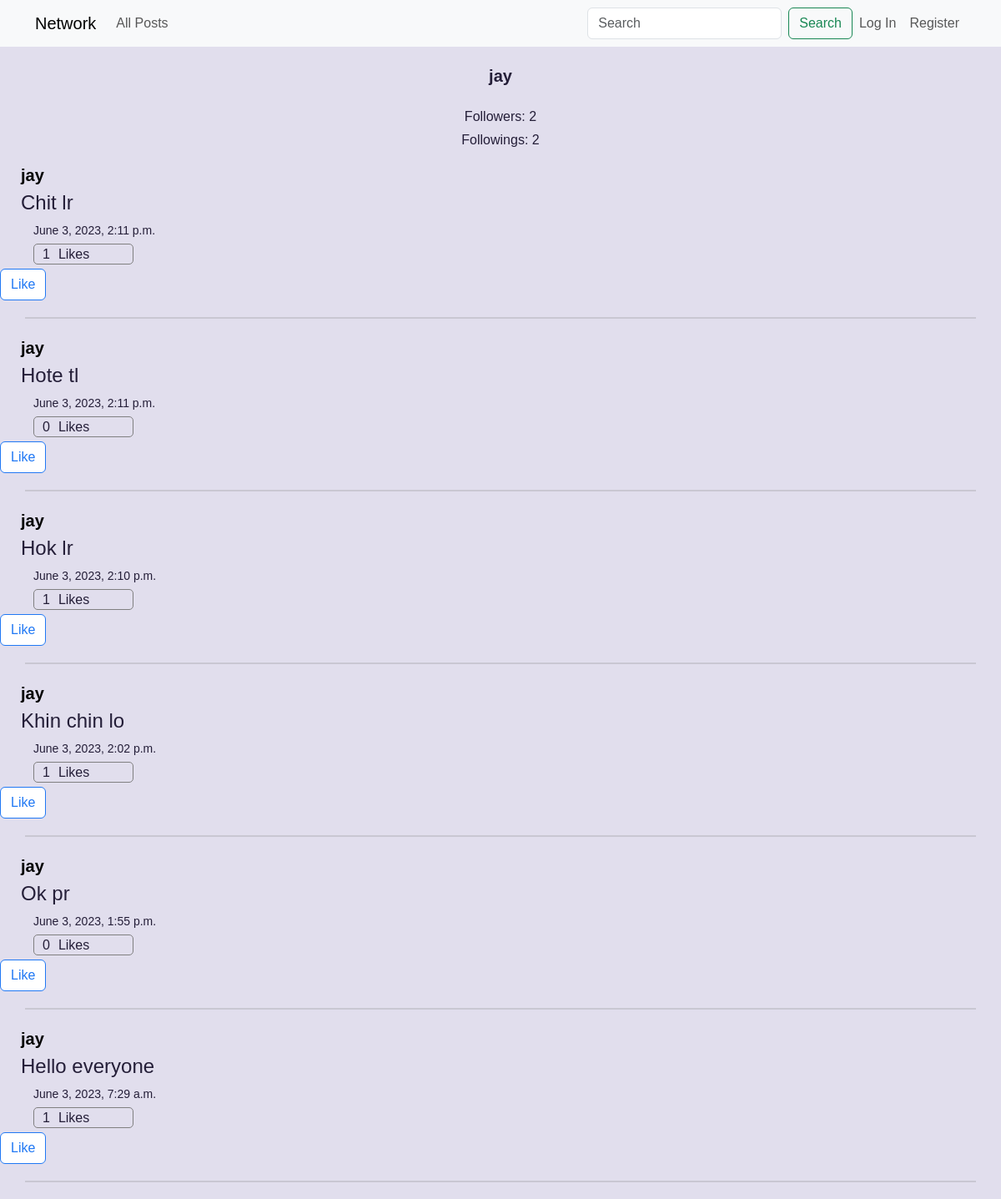
The app's page /profile/1 with its own data.
### network/models.py (models this page shows, shortened)
class User(AbstractUser):
    pass

class Post(models.Model):
    user = models.ForeignKey("User", on_delete=models.CASCADE, related_name="poster")
    likes = models.ManyToManyField("User", related_name="liked_posts", default=False)
    timestamp = models.DateTimeField(auto_now_add=True)
    content = models.TextField(blank=True, null=False)

### network/views.py (the view, shortened to what this page needs)
# urls.py: path("profile/<str:user_id>", views.profile, name="profile"),
def profile(request, user_id):
    user = User.objects.get(pk=user_id)
    allPosts = Post.objects.filter(user=user).order_by("-timestamp")
    followings = Profile.objects.filter(follower=user).count()
    followers = Profile.objects.filter(following=user).count()
    if not request.user.is_authenticated:
        paginator = Paginator(allPosts, 10)
        pageNum = request.GET.get("page")
        pages = paginator.get_page(pageNum)
        return render(
            request,
            "network/profile.html",
            {
                "user": request.user,
                "user_profile": user,
                "followers": followers,
                "followings": followings,
                "posts": pages,
            },
        )

### network/templates/network/profile.html (shortened to what this page needs)
{% extends "network/layout.html" %}
{% load static %}
{% block body %}
    <div style="display: flex; flex-direction: column; align-items: center;">
        <div style="font-size: 20px; font-weight: bold; margin: 20px auto;">{{user_profile.username}}</div>
        <p style="margin: 2px auto;"> Followers:  {{ followers }} </p>
        <p style="margin: 2px auto 15px;"> Followings:  {{ followings }} </p>
    </div>
    <div>
        {% for post in posts %}
            <a style="font-size: 20px; font-weight: bold; color: black; text-decoration: none;" href="{% url 'profile' post.user.id %}"><p style="margin: 0 0 0 25px;"> {{ post.user }} </p></a>
            <div style="display: flex; flex-direction: column">
                <div style="margin: 0px 0 5px 25px; font-size: 24px; font-weight: medium" class="card-text content" id="content{{ post.id }}">{{ post.content }}</div>
                <p style="font-size: 14px; margin: 0px 0 5px 40px"> {{ post.timestamp }} </p>
            </div>
            <div style="border-radius: 5px; display: flex; margin: 0 0 5px 40px; width: 10%; padding-left: 10px; height: 25px; border: 1px solid gray;">
                <div style="margin-right: 10px;" id="likes{{ post.id }}">{{ post.likes.all.count }}</div>
                Likes
            </div>
            {% if user.is_authenticated %}
                <button data-postid="{{ post.id }}" class="btn post-btn like" style="margin-left: 40px; background: white; border: 1px solid rgb(32, 120, 244); display: inline-block;">
                    {% if user in post.likes.all %}
                        <script>
                            document.querySelectorAll('button[class]').forEach(btn => {
                                btn.style.background = 'rgb(32, 120, 244)';
                                btn.style.color = 'white';
                            });
                        </script>
                        Unlike
                    {% else %}
                        Like
                    {% endif %}
                </button>
            {% else %}
                <a class="btn like" style="background: white; border: 1px solid rgb(32, 120, 244); color:rgb(32, 120, 244); display: inline-block;" href="{% url 'login' %}">Like</a>
            {% endif %}
            <hr style="border: 1px solid gray; margin: 20px 30px;" >
        {% empty %}
            <p>No posts available</p>
        {% endfor %}
    </div>
{% endblock %}

### network/static/network/styles.css (style rules this page uses)
:root { --border-radius: 2rem; --card-border-radius: 1rem; --btn-padding: 0.6rem 2rem; --search-padding: 0.6rem 1rem; --card-padding: 1rem; --color-white: hsl(252, 30%, 100%); --color-gray: hsl(252, 15%, 65%); --color-light: hsl(252, 30%, 90%); --color-dark: hsl(252, 30%, 17%); --color-primary: hsl(252, 75%, 60%); --color-success: hsl(120, 95%, 60%); --color-danger: hsl(0, 95%, 65%); --color-black: hsl(252, 30%, 10%); --sticky-top-left: 5.4rem; --sticky-top-right: -18rem; }
*, *::before, *::after { margin: 0; padding: 0; box-sizing: border-box; text-decoration: none; list-style: none; border: 0; }
a { text-decoration: none; color: var(--color-black); }
body { font-family: "Poppins", sans-serif; color: var(--color-dark); background: var(--color-light); overflow-x: hidden; }

### records on screen
User: username "jay"
Post: user "jay", content "Chit lr", timestamp "June 3, 2023, 2:11 p.m.", likes.all.count "1"
Post: user "jay", content "Hote tl", timestamp "June 3, 2023, 2:11 p.m.", likes.all.count "0"
Post: user "jay", content "Hok lr", timestamp "June 3, 2023, 2:10 p.m.", likes.all.count "1"
Post: user "jay", content "Khin chin lo", timestamp "June 3, 2023, 2:02 p.m.", likes.all.count "1"
Post: user "jay", content "Ok pr", timestamp "June 3, 2023, 1:55 p.m.", likes.all.count "0"
Post: user "jay", content "Hello everyone", timestamp "June 3, 2023, 7:29 a.m.", likes.all.count "1"

### other values on screen
{{ followers }} "2"
{{ followings }} "2"
